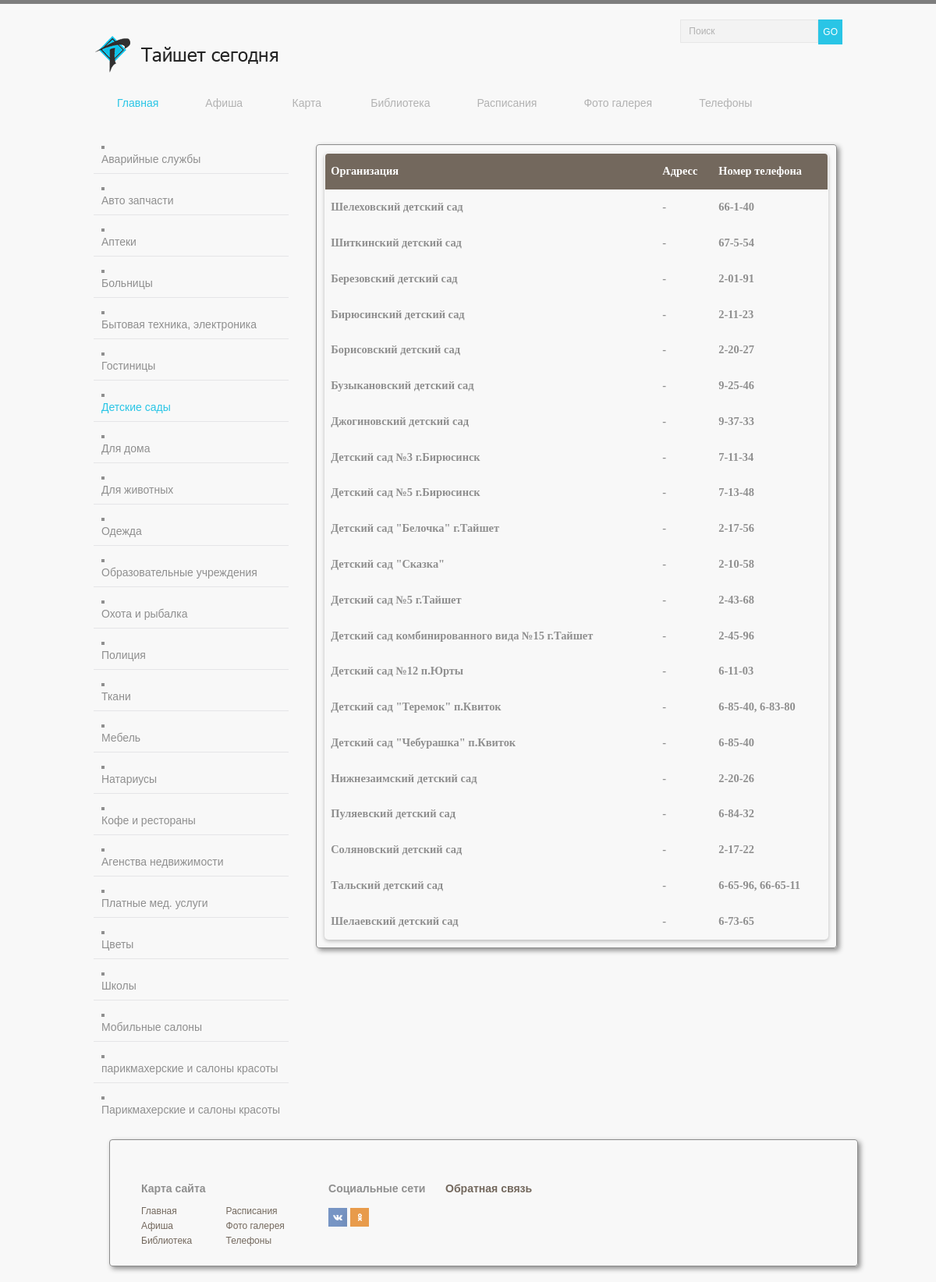
The app's page /telefon_detskiy_sad.php, older data.
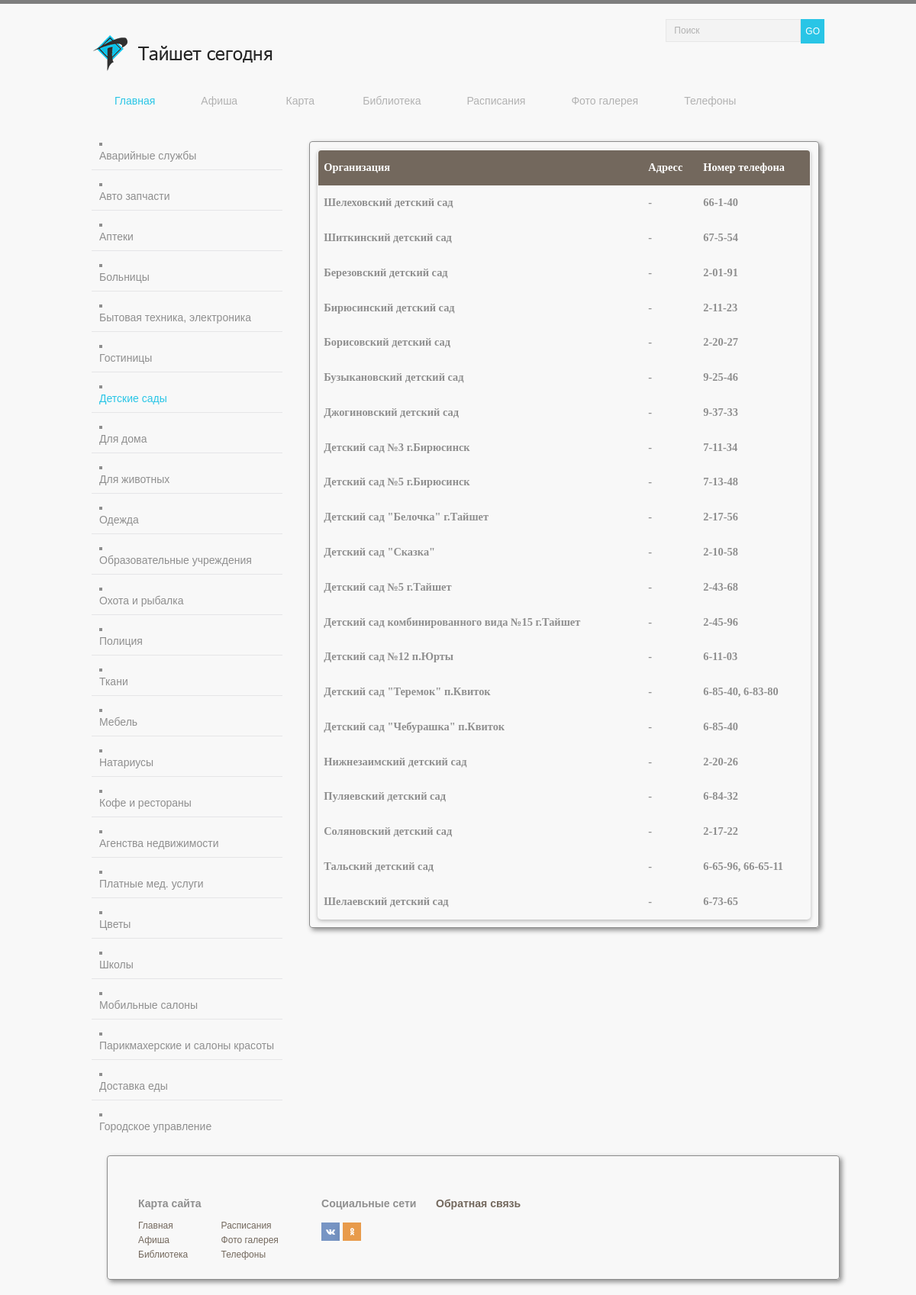
The same page, newer data.
### tables this page shows
CREATE TABLE menu (id INTEGER PRIMARY KEY, tipe TEXT, link TEXT, name TEXT);

CREATE TABLE tel (id INTEGER PRIMARY KEY, tipe TEXT, org TEXT, adress TEXT, tel_nom TEXT);

### tel/blockMainTelNine.php (the view)
<section>
<div class="pageTelBlock">
 <table class="table">
<?php
    $db = new PDO("sqlite:admin/post3.db");
  	$res = $db->query('SELECT * FROM tel WHERE tipe = "детские сады";');
    echo '<thead>';
    echo '<tr>';
    echo '<th>Организация</th>';
    echo '<th>Адресс</th>';
    echo '<th>Номер телефона</th>';
    echo '</tr>';
    echo '</thead>';
foreach ($res as $array)
{
    	$block_org = $array['org'];
		$block_adress = $array['adress'];
		$block_tel_nom = $array['tel_nom'];
    echo '<tr>';
    echo '<th>'.$block_org.'</th>';
    echo '<th>'.$block_adress.'</th>';
    echo '<th>'.$block_tel_nom.'</th>';
    echo '</tr>';
}
?>
</table>
</div>
</section>

### tel/leftMenuTel.php
<aside>
<nav>
<ul class="aside-menu">
<?php
    $db = new PDO("sqlite:admin/post3.db");
  	$res = $db->query("SELECT * FROM menu WHERE tipe = 'телефоны' ORDER BY tipe ASC;");
	foreach ($res as $array) {
		$block_link = $array['link'];
		$block_name = $array['name'];
		 echo("<li>");
		 echo("<a href=".$block_link.">".$block_name."</a>");
		 echo("</li>");
		 }
	?>
</ul>
</nav>
</aside>

Row changes from the older to the newer data that the page shows:
removed menu: name "парикмахерские и салоны красоты"
added menu: name "Доставка еды"
added menu: name "Городское управление"
